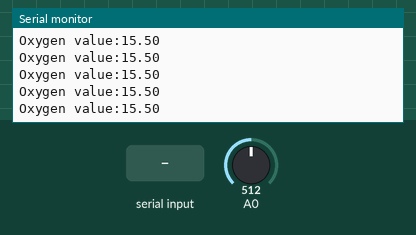
Simulated run of this sketch. Board: Arduino Uno, built with avr-gcc and run on an emulated ATmega328P. On the bench: the last lines printed to the serial monitor. The inputs (shaded band) are chosen by the test bench; at power-on: A0 = 512.

Above: at 1.2 s.
1.3 s: "serial start" received over Serial
3.8 s: "serial stop" received over Serial
At 5.2 s:
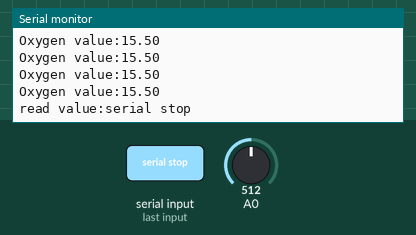
6.3 s: "L" received over Serial
At 8.5 s:
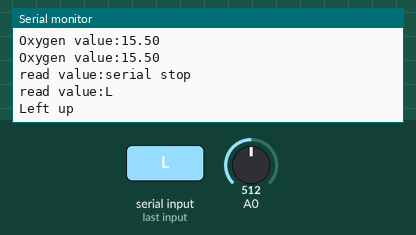
8.8 s: "F" received over Serial
At 10.4 s:
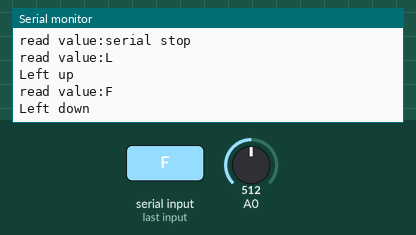
11.3 s: "R" received over Serial
At 13.5 s:
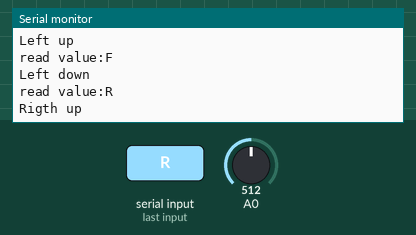
13.8 s: "I" received over Serial
At 15.7 s:
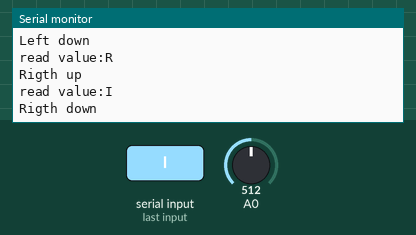

Measured:
- after the input at 3.8 s, the serial monitor: prints a new line after 1.0 s (image 1)
- after the input at 6.3 s, the serial monitor: prints a new line after 1.0 s (image 2)
- after the input at 8.8 s, the serial monitor: prints a new line after 1.0 s (image 3)
- after the input at 11.3 s, the serial monitor: prints a new line after 1.0 s (image 4)
- after the input at 13.8 s, the serial monitor: prints a new line after 1.0 s (image 5)

The sketch:

PressEmul.ino
```cpp
// the setup routine runs once when you press reset:
void setup() {
  // initialize serial communication at 9600 bits per second:
  Serial.begin(115200);
    while (!Serial) {
    ; // wait for serial port to connect. Needed for native USB port only
  }
}
boolean sendFlag = true;
String incomingCommand;

// the loop routine runs over and over again forever:
void loop() {

    if (Serial.available() > 0) {
    // get incoming string:
    incomingCommand = Serial.readString();
    commandParser(incomingCommand);
  }

  // read the input on analog pin 0:
  int sensorValue = analogRead(A0);
  if(sendFlag)
  {
  // print out the value you read:
    Serial.print("Oxygen value:");
    float oxygen = (sensorValue/1024.0)*5.0*6.2;
    Serial.println(oxygen);
  }
  delay(100);        // delay in between reads for stability
}

void commandParser(String command){
   Serial.print("read value:");
   Serial.println(command);

   if (command.startsWith("serial start")) {
      sendFlag = true;
      return;
   }

   if (command.startsWith("serial stop")) {
      sendFlag = false;
      return;
   }
   char firstLetter = command[0];
   switch (firstLetter){
    case 'L': Serial.println("Left up");break;
    case 'F': Serial.println("Left down");break;

    case 'R': Serial.println("Rigth up");break;
    case 'I': Serial.println("Rigth down");break;

    case 'U': Serial.println("Pull");break;
    case 'H': Serial.println("Hold");break;
    case 'D': Serial.println("Push");break;

    case 'B': Serial.println("Pump start");break;
    case 'V': Serial.println("Pump reverse");break;
    case 'T': Serial.println("Pump stop");break;

    case 'M': Serial.println("Gas on");break;
    case 'N': Serial.println("Gas off");break;

    case 'P': Serial.println("Laser on");break;
    case 'Q': Serial.println("Laser off");break;

    default: Serial.println("Unknow command!");break;
   }
}
```
